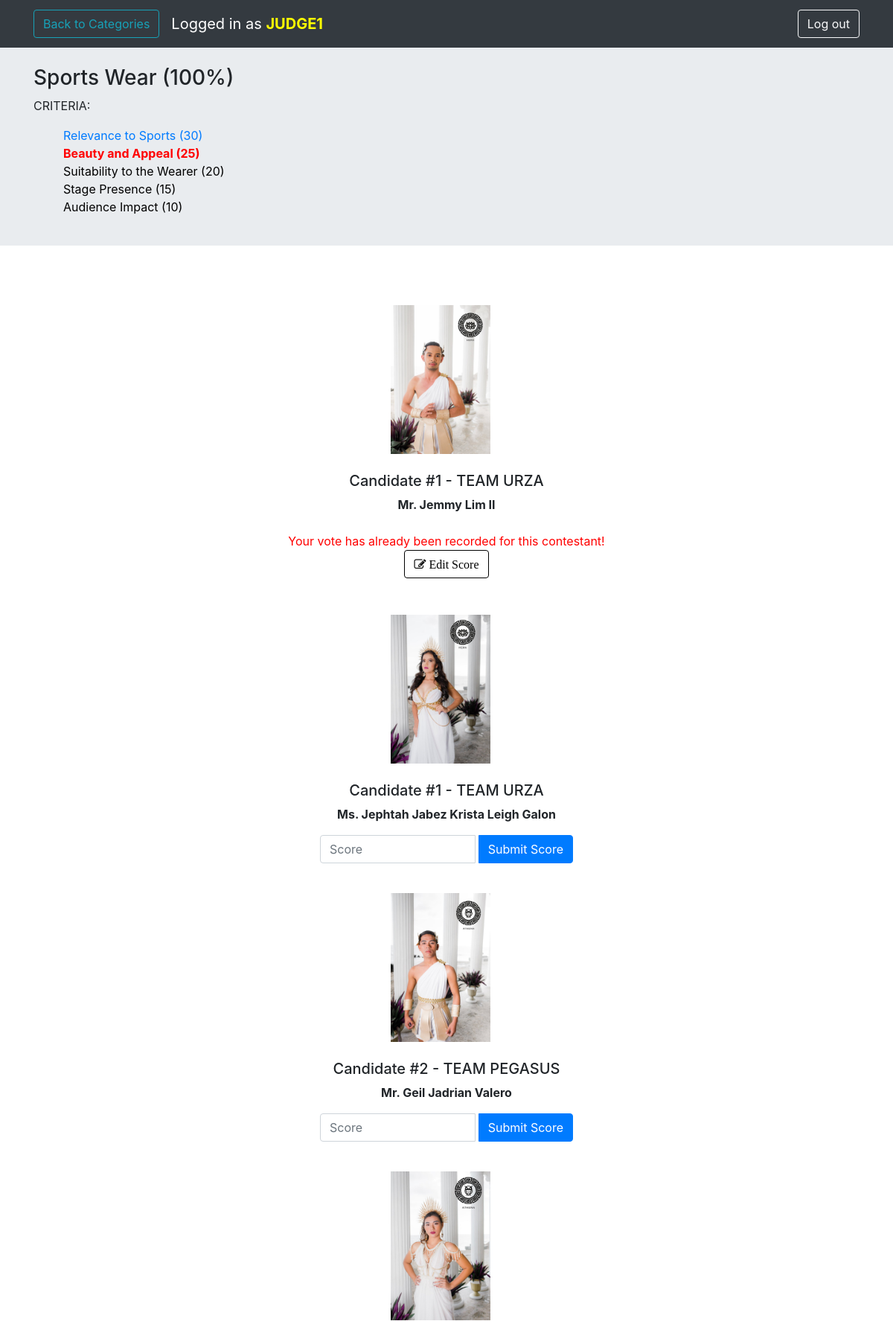
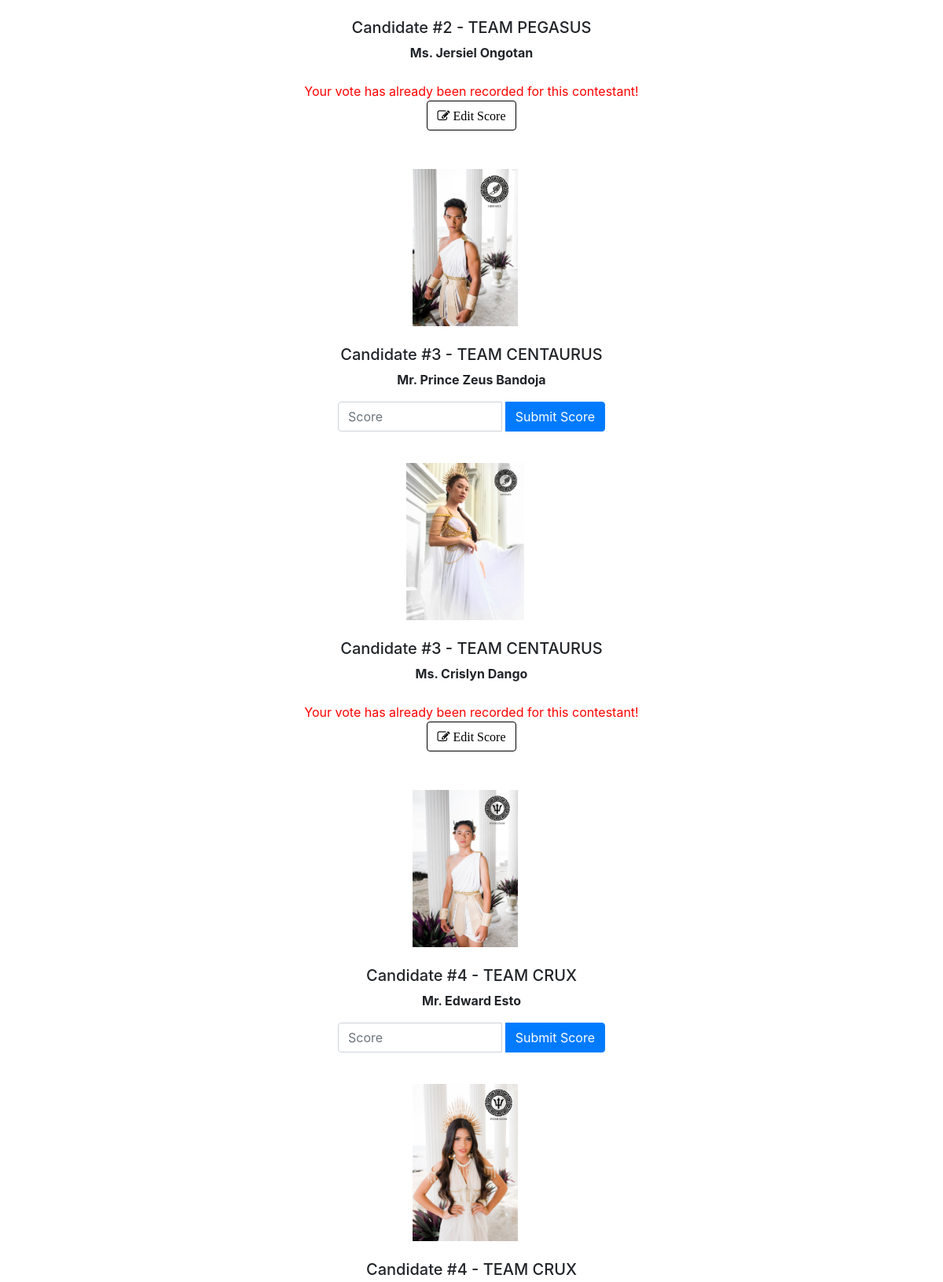
The app's page /beautyandappeal.php (signed in, upper part) with its own data (2 pictures, top to bottom).
### tables this page shows
CREATE TABLE `score_card` (
  `id` int(100) NOT NULL,
  `name_contestant` varchar(100) NOT NULL,
  `id_contestant` int(100) NOT NULL,
  `name_judge` varchar(100) NOT NULL,
  `talent_portion` double(100,2) NOT NULL,
  `talent_portion_vote` double(100,2) NOT NULL,
  `sports_wear` double(100,2) NOT NULL,
  `sports_wear_vote` double(100,2) NOT NULL,
  `preliminary_interview` double(100,2) NOT NULL,
  `preliminary_interview_vote` double(100,2) NOT NULL,
  `long_gown_formal_wear` double(100,2) NOT NULL,
  `long_gown_formal_wear_vote` double(100,2) NOT NULL,
  `advocacy` double(100,2) NOT NULL,
  `advocacy_vote` double(100,2) NOT NULL,
  `grand_total` double NOT NULL,
  `final_round` double(100,2) NOT NULL,
  `final_round_vote` double(100,2) NOT NULL,
  `sports_wear_edit` int(11) NOT NULL
);

CREATE TABLE `contestant` (
  `id_contestant` int(100) NOT NULL,
  `gender` varchar(100) NOT NULL,
  `team` varchar(100) NOT NULL,
  `full_name` varchar(100) NOT NULL,
  `candidate_no` int(100) NOT NULL,
  `picture` varchar(100) NOT NULL
);

### beautyandappeal.php (the view, shortened to what this page needs)
<!doctype html>
<html lang="en">
  <head>
    <link href="font-awesome/css/font-awesome.css" rel="stylesheet">
    <link href="css/bootstrap.min.css" rel="stylesheet">
    <link href="css/app.css" rel="stylesheet">
  </head>
  <body>
    <header>
      <nav class="navbar navbar-expand-lg navbar-dark bg-dark">
        <div class="container">
								<?php
										$link = mysqli_connect("localhost","root","","tabulation");
											$sql = mysqli_query($link,"SELECT *FROM contestant ORDER BY id_contestant ASC");
											for($a = 0 ; $a < $num_rows = mysqli_fetch_array($sql) ; $a++ )
											{
												$full_name = $num_rows['full_name'];
											}
											$judge = $_SESSION['login_judge'];
											$sql5 = mysqli_query($link,"SELECT *FROM score_card WHERE name_contestant = '$full_name' AND name_judge = '$judge'");
												for($b = 0 ; $b < $num_rowst = mysqli_fetch_array($sql5) ; $b++ )
													{
														$name_judge = $num_rowst['name_judge'];
														if($name_judge == $judge)
														{
															$sports_wear_vote = $num_rowst['sports_wear_vote'];
																if($sports_wear_vote == 0)
																	{
																		echo "<a href='#'><span class='navbar-brand' href='#''><button class = 'btn btn-outline-info' type='button' data-toggle='modal' data-target='#exampleace'>Back to Categories</button></span></a>";
																	}
																	else
																	{
																		echo "<a href='Categories.php'><span class='navbar-brand' href='#''><button class = 'btn btn-outline-info'>Back to Categories</button></span></a>";
																	}
															}
														}
								?>
	        	<span class="navbar-brand" href="#">Logged in as
	        		<strong style="color: yellow">
				  		<?php $judge = $_SESSION['login_judge'];  echo "<span style='text-transform: uppercase'>$judge</span>" ?></strong>
						</span>
	          <div class="collapse navbar-collapse justify-content-end" id="navbarSupportedContent">
	            <form class="form-inline my-2 my-lg-0">
	             <button class="btn btn-outline-light my-2 my-sm-0 flo"  type='button' data-toggle="modal" data-target="#exampleModal20000">Log out</button>
	            </form>
	          </div>
        </div>
      </nav>
    </header>
    <main role="main">
      <section class="jumbotron jumbotron-fluid text-left py-4">
        <div class="container">
		      <h3 class="jumbotron-heading">Sports Wear (100%)</h3>
		        <p>CRITERIA:
							<ul>
								<li><a href="sports_wear_relevance.php">Relevance to Sports (30)</a></li>
								<li  class="active"><a href="">Beauty and Appeal (25)</a></li>
								<li><a href="" style="color: black;" onMouseOver="this.style.color='red'" onMouseOut="this.style.color='black'">Suitability to the Wearer (20)</a></li>
								<li><a href="" style="color: black;" onMouseOver="this.style.color='red'" onMouseOut="this.style.color='black'">Stage Presence (15)</a></li>
								<li><a href="" style="color: black;" onMouseOver="this.style.color='red'" onMouseOut="this.style.color='black'">Audience Impact (10)</a></li>
							</ul>
						</p>
        </div>
      </section>
      <div class="album py-5">
        <div class="container">
	        <center>
	          <div class="row">
				  		<?php
							$link = mysqli_connect("localhost","root","","tabulation");
							$sql = mysqli_query($link,"SELECT *FROM contestant ORDER BY id_contestant ASC");
				 			$modal = 0;
							$judge = $_SESSION['login_judge'];
							for($a = 0 ; $a < $num_rows = mysqli_fetch_array($sql) ; $a++ )
									{
										$id_contestant = $num_rows['id_contestant'];
										$gender = $num_rows['gender'];
										$team = $num_rows['team'];
										$full_name = $num_rows['full_name'];
										$candidate_no = $num_rows['candidate_no'];
										$picture = $num_rows['picture'];
										$modal++;
										if($gender == "Male")
										{
											$status = "Mr.";
										}
										else
										{
											$status = "Ms.";
										}
										echo "
										<div class='media-body'>
										  <img class='align-self-start mr-3' src='img/candidates/$picture' height='200px' alt='Generic placeholder image'>
										</div>
											<div class='media col-md-12 my-4'>
												<div class='media-body'>
													<h5 class='mt-0'>Candidate #$candidate_no - $team</h5>
													<p><b>$status $full_name </b></p>";
													$sql1 = mysqli_query($link,"SELECT *FROM score_card WHERE name_contestant = '$full_name' AND name_judge = '$judge'");
													for($b = 0 ; $b < $num_rows1 = mysqli_fetch_array($sql1) ; $b++ )
													{
														$name_judge = $num_rows1['name_judge'];
														$sports_wear = $num_rows1['sports_wear'];
														if($name_judge == $judge)
														{
															$sports_wear_vote = $num_rows1['sports_wear_vote'];
															if($sports_wear_vote == 0)
															{
													echo "
													<div class = 'col-md-6 col-lg-4 my-7'>
														<form method = 'post'>
															<div class='input-group mb-3'>
															  <input type='number' min='0' max = '30' class='form-control' placeholder='Score' aria-label='Recipient's username' aria-describedby='button-addon2' name = 'score' required maxlength='3' pattern='[0-9]{1,}'>
															  <input type = 'hidden' name ='judge' value='$judge'>
															  <input type = 'hidden' name ='name_contestant' value='$full_name'>
																  <div class='input-group-append'>
																	&nbsp<button class='btn btn-primary'  type='button' data-toggle='modal' data-target='#exampleModal$modal' >Submit Score</button>
																  </div>
															</div>
													</div>
												</div>
											</div>
												<div class='modal fade' id='exampleModal$modal' tabindex='-1' role='dialog' aria-labelledby='exampleModalLabel' aria-hidden='true'>
													<div class='modal-dialog' role='document'>
														<div class='modal-content'>
															<div class='modal-header'>
																<h5 class='modal-title' id='exampleModalLabel'>Are you sure?</h5>
																<button class='close' type='button' data-dismiss='modal' aria-label='Close'></button>
															</div>
														<div class='modal-body'>Select 'Submit' below if you are sure with your score.</div>
														<div class='modal-footer'>
															<button class='btn btn-secondary' type='button' data-dismiss='modal'>Cancel</button>
																<button class = 'btn btn-danger' name = 'submit_score' id='button-addon2'
																										value = '$id_contestant'>Submit</button>
														</div>
														</div>
													</div>
													</div>
													</form>
													 ";
											break;
										}
										else
										{
											echo "
											<div class='col-md-6 col-lg-7 my-4'>
												<table>
													<tr>
														<td style='display:none'>$full_name</td>
														<td style='display:none'>$sports_wear</td>
														<td style='display:none'>$judge</td>
														<td style='display:none'>$full_name</td>
														<td><center>
														  <span style = 'color:red;'>Your vote has already been recorded for this contestant!</span><br>
														  <a href='' class='editScore' data-toggle='modal' data-target='#editScoreModal' style='text-decoration:none;color: black'><span class='btn' style='border: 1px solid black'><i class='fa fa-pencil-square-o' style='color:black'> Edit Score</i></span></a>
														</center></td>
													</tr>
												</table>
											</div>
													</div>
												  </div>
													 ";
										}
									}
								}
									}
					?>
			      </div>
			    </center>
      	</div>
    </main>
  </body>
</html>

### css/app.css (style rules this page uses)
ul { list-style-type: none; }
li.active a { color:red; font-weight: bold; }

### beautyandappeal.php (style rules this page uses)
html { scroll-behavior: smooth; }

### records on screen
score_card: name_judge "Back to Categories"
contestant: picture (picture), candidate_no "1", team "TEAM URZA", gender "Mr.", full_name "Jemmy Lim II"
contestant: picture (picture), candidate_no "1", team "TEAM URZA", gender "Ms.", full_name "Jephtah Jabez Krista Leigh Galon"
contestant: picture (picture), candidate_no "2", team "TEAM PEGASUS", gender "Mr.", full_name "Geil Jadrian Valero"
contestant: picture (picture), candidate_no "2", team "TEAM PEGASUS", gender "Ms.", full_name "Jersiel Ongotan"
contestant: picture (picture), candidate_no "3", team "TEAM CENTAURUS", gender "Mr.", full_name "Prince Zeus Bandoja"
contestant: picture (picture), candidate_no "3", team "TEAM CENTAURUS", gender "Ms.", full_name "Crislyn Dango"
contestant: picture (picture), candidate_no "4", team "TEAM CRUX", gender "Mr.", full_name "Edward Esto"
contestant: picture (picture), candidate_no "4", team "TEAM CRUX"

### other values on screen
$judge "JUDGE1"
